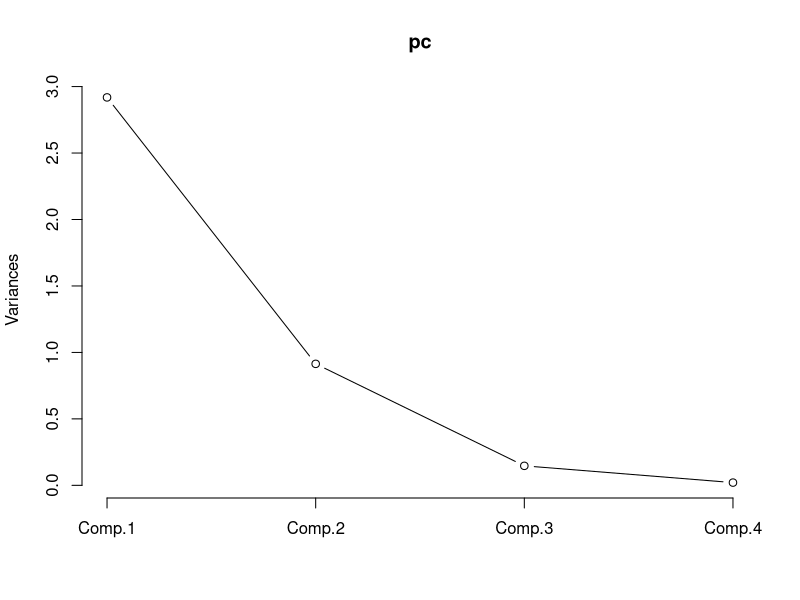
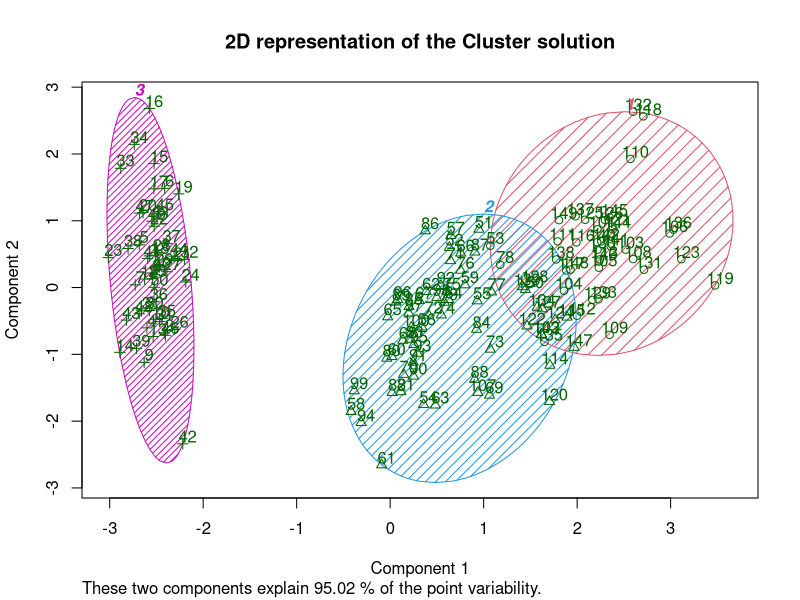
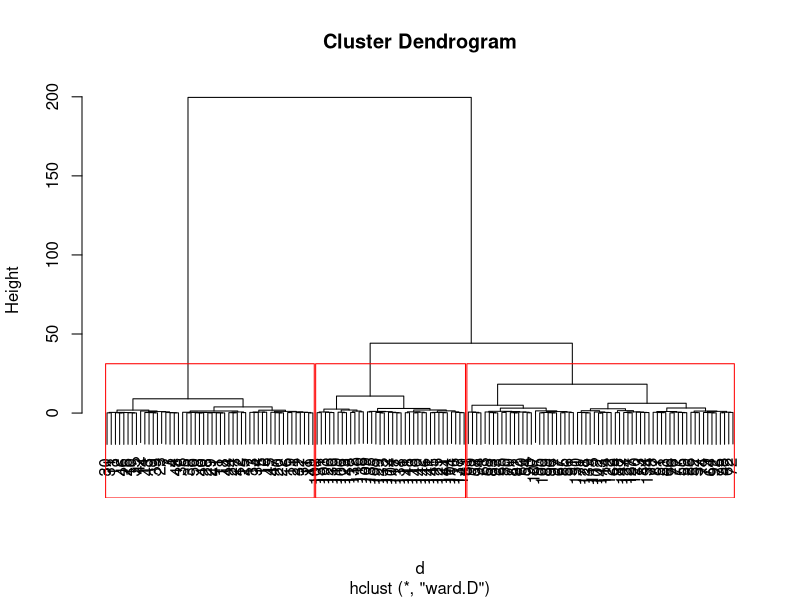
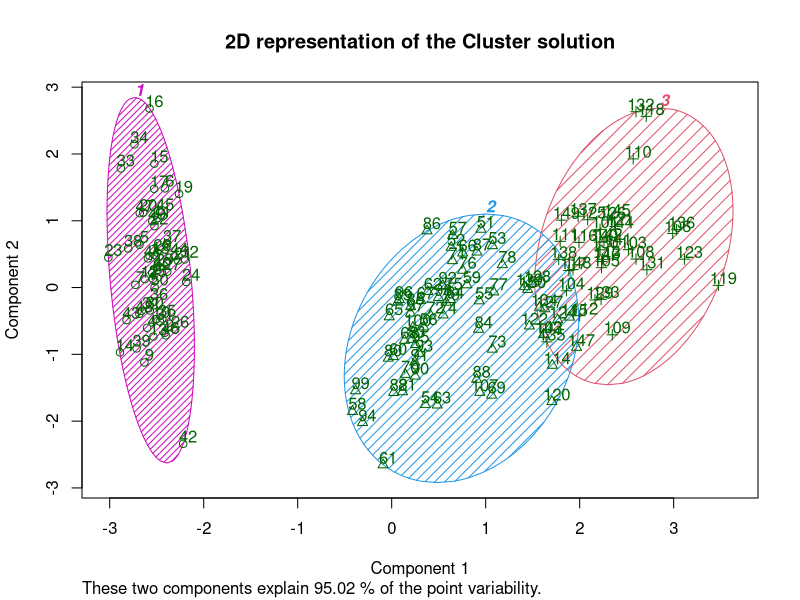
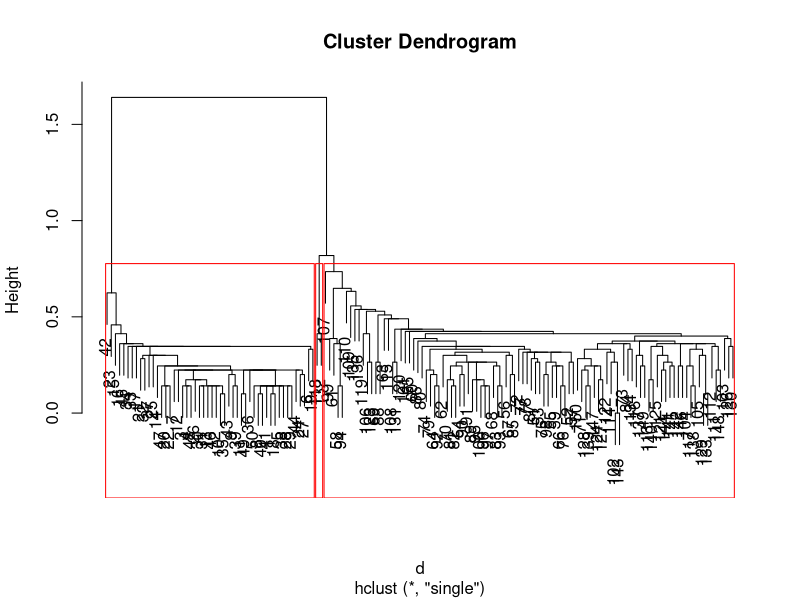
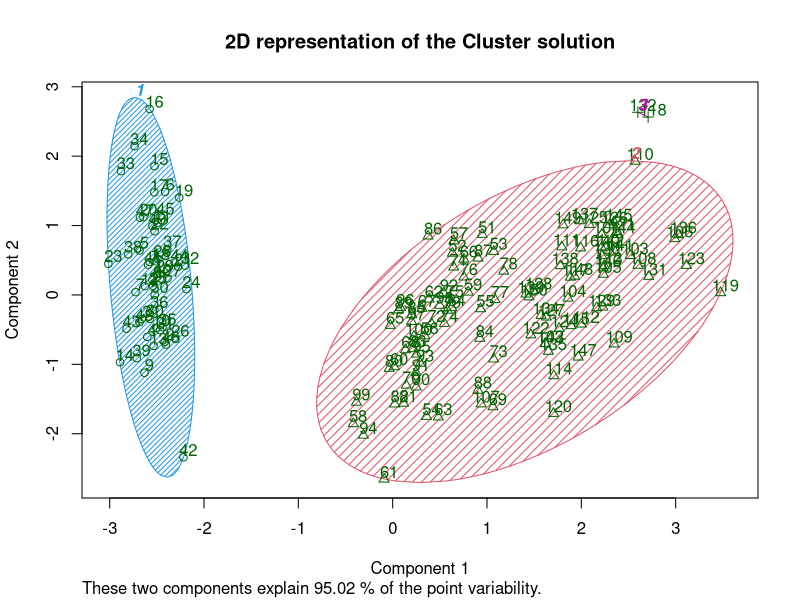
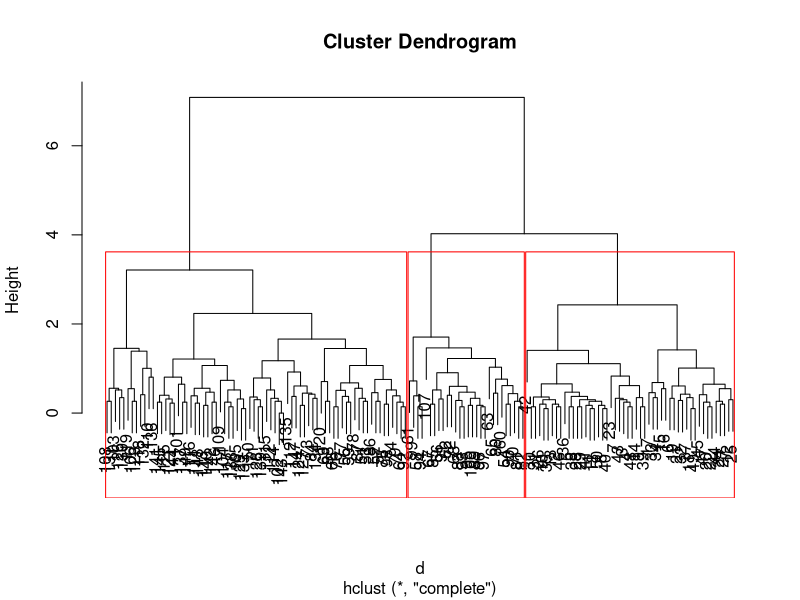
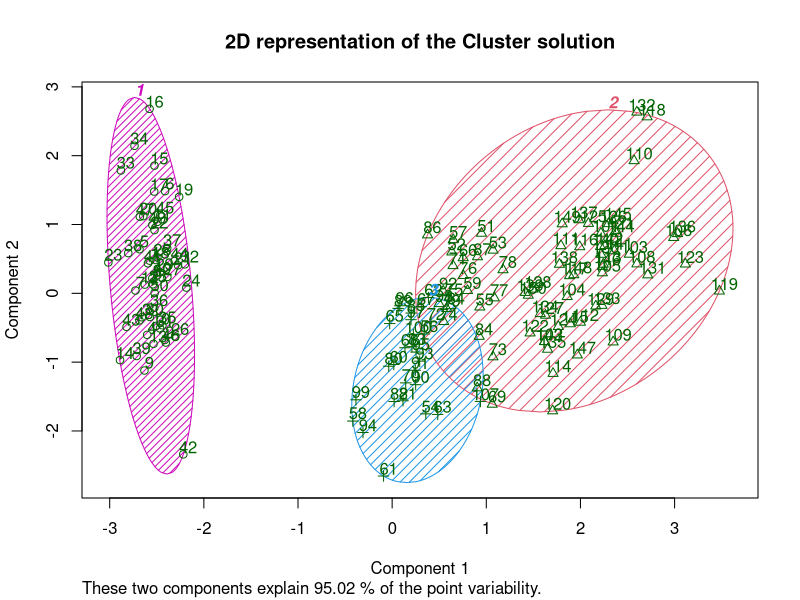

Write R code to recreate these figures, in order.
#AMS 580 Quiz 2 Nicholas Barrett
library("cluster")
#library("factoextra")
data = iris
pc = princomp(data[,1:4], cor = T)
screeplot(pc, type = "lines")

k.means.fit <- kmeans(data[,1:4], 3) 
library(cluster)
clusplot(data, k.means.fit$cluster, main='2D representation of the Cluster solution',color=TRUE, shade=TRUE,labels=2, lines=0)
table(data[,5],k.means.fit$cluster)

#Wald
d <- dist(data[,1:4], method = "euclidean")
H.fit <- hclust(d, method="ward.D")
plot(H.fit)
groups <- cutree(H.fit, k=3)
rect.hclust(H.fit, k=3, border="red")
table(data[,5],groups)
clusplot(data, groups, main='2D representation of the Cluster solution',color=TRUE, shade=TRUE,labels=2, lines=0)
#136/150

#H.Single
H.fit <- hclust(d, method="single")
plot(H.fit)
groups <- cutree(H.fit, k=3)
rect.hclust(H.fit, k=3, border="red")
table(data[,5],groups)
clusplot(data, groups, main='2D representation of the Cluster solution',color=TRUE, shade=TRUE,labels=2, lines=0)
#102/150


#H.Complete
H.fit <- hclust(d, method="complete")
plot(H.fit)
groups <- cutree(H.fit, k=3)
rect.hclust(H.fit, k=3, border="red")
table(data[,5],groups)
clusplot(data, groups, main='2D representation of the Cluster solution',color=TRUE, shade=TRUE,labels=2, lines=0)
#74/150


#H.Average
H.fit <- hclust(d, method="average")
plot(H.fit)
groups <- cutree(H.fit, k=3)
rect.hclust(H.fit, k=3, border="red")
table(data[,5],groups)
clusplot(data, groups, main='2D representation of the Cluster solution',color=TRUE, shade=TRUE,labels=2, lines=0)
#136/150

#H.centroid
H.fit <- hclust(d, method="centroid")
plot(H.fit)
groups <- cutree(H.fit, k=3)
rect.hclust(H.fit, k=3, border="red")
table(data[,5],groups)
clusplot(data, groups, main='2D representation of the Cluster solution',color=TRUE, shade=TRUE,labels=2, lines=0)
#102/150

#Wald or H average would work best for this data, both achievinve 50/50 for the first 2 groups
# and putting to many species in group 2 from group 3
# this method is only viable for determining group 1 and so is not recommended

#Q2
#install.packages("devtools")
#library(devtools)
#install_github("vqv/ggbiplot")
#library(ggbiplot)
ir.pca = prcomp(iris[,1:4], center = TRUE, scale. = TRUE)
summary(ir.pca)
#ggbiplot(ir.pca)
#ggbiplot(ir.pca,ellipse=TRUE,circle=TRUE, labels=rownames(iris), groups=iris$Species)
ir.pca$rotation[,1] #PC1
#Yes, the variance is easily soaked by few principal components
